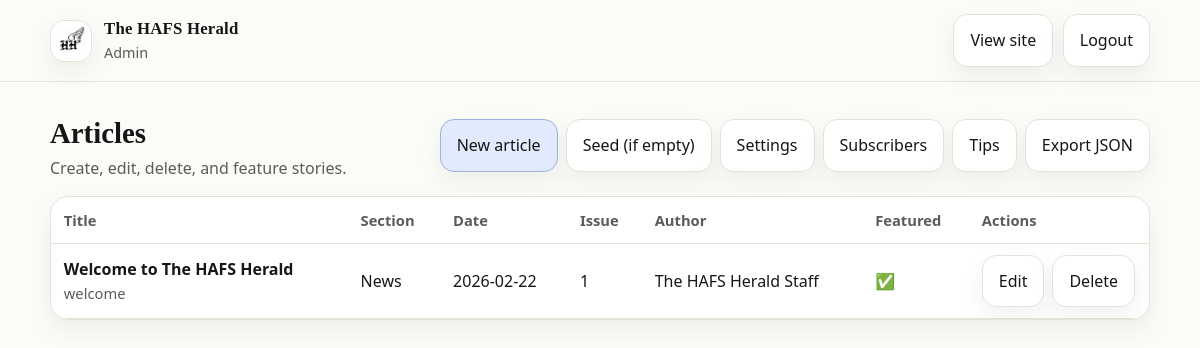
/admin (signed in), run on the app's committed database.
### tables this page shows
CREATE TABLE articles (
                id TEXT PRIMARY KEY,
                title TEXT NOT NULL,
                section TEXT NOT NULL,
                author TEXT NOT NULL,
                date TEXT NOT NULL,
                summary TEXT NOT NULL,
                cover TEXT NOT NULL,
                featured INTEGER NOT NULL,
                issue INTEGER NOT NULL DEFAULT 0,
                pullQuote TEXT NOT NULL,
                body_json TEXT NOT NULL,
                updated_at TEXT NOT NULL
            );

### app.py (the view)
    def wrapper(*args, **kwargs):
        if not session.get("authed"):
            return redirect(url_for("admin_login", next=request.path))
        return fn(*args, **kwargs)

### app.py (called while the page is built)
def conn() -> sqlite3.Connection:
    c = sqlite3.connect(DB_PATH)
    c.row_factory = sqlite3.Row
    return c

def require_login(fn):
    def wrapper(*args, **kwargs):
        if not session.get("authed"):
            return redirect(url_for("admin_login", next=request.path))
        return fn(*args, **kwargs)
    wrapper.__name__ = fn.__name__
    return wrapper

def row_to_article(r: sqlite3.Row) -> Dict[str, Any]:
    body = []
    try:
        body = json.loads(r["body_json"]) if r["body_json"] else []
        if not isinstance(body, list):
            body = []
    except Exception:
        body = []
    return {
        "id": r["id"],
        "title": r["title"],
        "section": r["section"],
        "author": r["author"],
        "date": r["date"],
        "summary": r["summary"],
        "cover": r["cover"],
        "featured": bool(r["featured"]),
        "issue": int(r["issue"]) if "issue" in r.keys() else 0,
        "pullQuote": r["pullQuote"],
        "body": body,
        "updated_at": r["updated_at"],
    }

### templates/admin_list.html (shortened to what this page needs)
{% extends "admin_base.html" %}
{% block content %}
  <div class="admin-top">
    <div>
      <h1 class="headline-lg" style="margin:0;">Articles</h1>
      <div class="muted">Create, edit, delete, and feature stories.</div>
    </div>
    <div class="links">
      <a class="btn" href="/admin/new">New article</a>
      <form method="post" action="/admin/seed" style="display:inline;">
        <button class="btn btn-muted" type="submit">Seed (if empty)</button>
      </form>
      <a class="btn btn-muted" href="/admin/settings">Settings</a>
      <a class="btn btn-muted" href="/admin/subscribers">Subscribers</a>
      <a class="btn btn-muted" href="/admin/tips">Tips</a>
      <a class="btn btn-muted" href="/admin/export.json">Export JSON</a>
    </div>
  </div>
  <div class="card" style="padding:0; overflow:hidden;">
    <table class="admin-table">
      <thead>
        <tr>
          <th>Title</th>
          <th>Section</th>
          <th>Date</th>
          <th>Issue</th>
          <th>Author</th>
          <th>Featured</th>
          <th style="width: 180px;">Actions</th>
        </tr>
      </thead>
      <tbody>
        {% for a in articles %}
          <tr>
            <td><strong>{{ a.title }}</strong><div class="muted small">{{ a.id }}</div></td>
            <td>{{ a.section }}</td>
            <td>{{ a.date }}</td>
            <td>{{ a.issue }}</td>
            <td>{{ a.author }}</td>
            <td>{% if a.featured %}✅{% else %}—{% endif %}</td>
            <td>
              <div style="display:flex; gap:.5rem; flex-wrap:wrap;">
                <a class="btn btn-muted" href="/admin/edit/{{ a.id }}">Edit</a>
                <form method="post" action="/admin/delete/{{ a.id }}" onsubmit="return confirm('Delete this article?');">
                  <button class="btn btn-muted" type="submit">Delete</button>
                </form>
              </div>
            </td>
          </tr>
        {% endfor %}
      </tbody>
    </table>
  </div>
{% endblock %}

### templates/admin_base.html (shortened to what this page needs)
<!doctype html>
<html lang="en">
<head>
  <link rel="stylesheet" href="/styles.css" />
</head>
<body>
  <header class="site-header">
    <div class="topbar container">
      <div class="brand">
        <a class="logo" href="/" aria-label="The HAFS Herald home">
          <span class="logo-mark logo-mark--img"><img src="/assets/logo.png" alt="The HAFS Herald logo" /></span>
          <span class="logo-text">
            <span class="logo-title">The HAFS Herald</span>
            <span class="logo-subtitle">Admin</span>
          </span>
        </a>
      </div>
      <div class="topbar-right">
        <a class="btn btn-muted" href="/">View site</a>
        {% if session.get("authed") %}
          <a class="btn btn-muted" href="/admin/logout">Logout</a>
        {% endif %}
      </div>
    </div>
  </header>
  <main class="container admin-wrap">
    {% block content %}{% endblock %}
  </main>
</body>
</html>

### public/styles.css (style rules this page uses)
:root { --bg: #fbfbf8; --panel: #ffffff; --text: #161616; --muted: #5b5b5b; --border: #e6e2da; --shadow: 0 10px 25px rgba(0,0,0,.06); --accent: #1b4dd7; --accent-2: #9b2c2c; --radius: 18px; --radius-sm: 12px; --container: 1100px; --serif: ui-serif, Georgia, "Times New Roman", serif; --sans: ui-sans-serif, system-ui, -apple-system, Segoe UI, Roboto, Helvetica, Arial, "Apple Color Emoji", "Segoe UI Emoji"; }
* { box-sizing: border-box; }
html,body { height: 100%; }
body { margin: 0; background: var(--bg); color: var(--text); font-family: var(--sans); line-height: 1.55; }
.container { width: min(var(--container), calc(100% - 2rem)); margin: 0 auto; }
a { color: inherit; }
.site-header { position: sticky; top: 0; z-index: 50; background: color-mix(in oklab, var(--bg) 84%, transparent); backdrop-filter: blur(10px); border-bottom: 1px solid var(--border); }
.topbar { display: flex; align-items: center; justify-content: space-between; padding: .9rem 0; gap: 1rem; }
.brand { display: flex; align-items: center; gap: .75rem; }
.logo { display: flex; align-items: center; gap: .75rem; text-decoration: none; }
.logo-mark { display: grid; place-items: center; width: 42px; height: 42px; border-radius: 14px; background: var(--panel); border: 1px solid var(--border); box-shadow: var(--shadow); }
.logo-text { display: flex; flex-direction: column; }
.logo-title { font-family: var(--serif); font-weight: 800; letter-spacing: .2px; font-size: 1.05rem; }
.logo-subtitle { color: var(--muted); font-size: .9rem; }
.topbar-right { display: flex; align-items: center; gap: .6rem; }
.headline-lg { font-family: var(--serif); font-size: 1.8rem; margin: 0; }
.muted { color: var(--muted); }
.small { font-size: .92rem; }
.card { background: var(--panel); border: 1px solid var(--border); border-radius: var(--radius); box-shadow: var(--shadow); padding: 1rem; }
.btn { padding: .8rem 1rem; border-radius: 14px; border: 1px solid color-mix(in oklab, var(--accent) 35%, var(--border)); background: color-mix(in oklab, var(--accent) 12%, var(--panel)); color: var(--text); cursor: pointer; font: inherit; box-shadow: var(--shadow); text-decoration: none; display: inline-flex; align-items: center; justify-content: center; gap: .5rem; }
.btn-muted { border-color: var(--border); background: var(--panel); }
.logo-mark--img { padding: 6px; }
.logo-mark--img img { width: 100%; height: 100%; object-fit: contain; display: block; }

### templates/admin_base.html (style rules this page uses)
.admin-wrap { padding: 1.2rem 0 2rem 0; }
.admin-top { display:flex; align-items:center; justify-content:space-between; gap: 1rem; flex-wrap: wrap; margin: .6rem 0 1rem 0; }
.admin-top .links { display:flex; gap:.5rem; flex-wrap:wrap; align-items:center; }
.admin-table { width:100%; border-collapse: collapse; overflow:hidden; border-radius: var(--radius); }
.admin-table th, .admin-table td { padding: .7rem .8rem; border-bottom: 1px solid var(--border); text-align:left; }
.admin-table th { color: var(--muted); font-size:.92rem; font-weight:600; background: color-mix(in oklab, var(--panel) 85%, transparent); }

### data on the page
articles: title "Welcome to The HAFS Herald", id "welcome", section "News", date "2026-02-22", issue "1", author "The HAFS Herald Staff"
